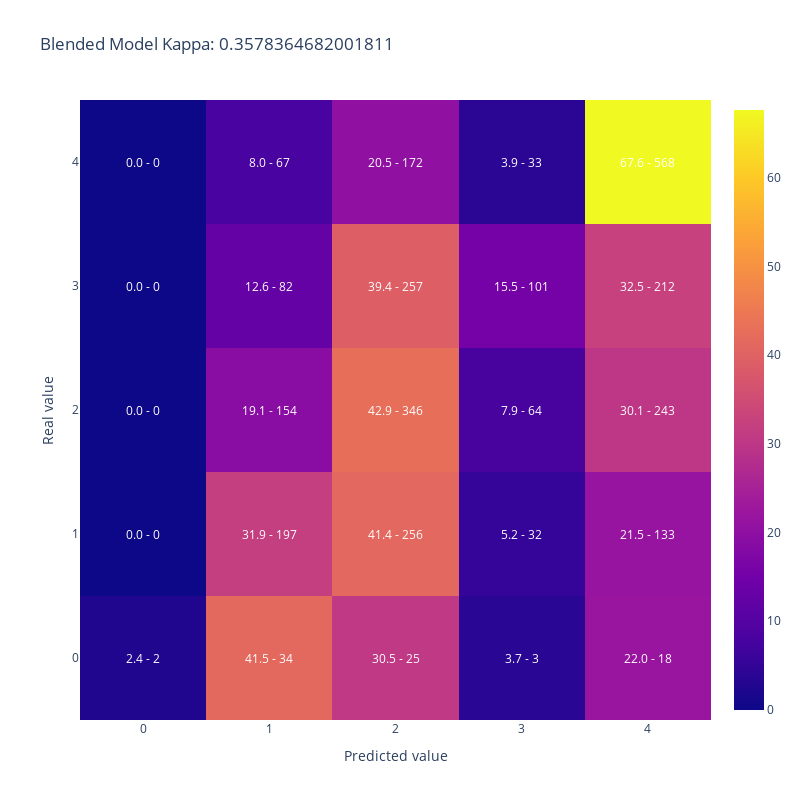

Notebook code for this chart:
### Code cell
plot_confusion_matrix(merged_datasets['AdoptionSpeed'],
                      merged_datasets['blended_pred'], 
                    title = 'Blended Model Kappa: ' + str(cohen_kappa_score(merged_datasets['AdoptionSpeed'],
                                                                    merged_datasets['blended_pred'], 
                                                                    weights='quadratic')))

### Figure 1 — Plotly figure (JSON) as saved in the notebook; plotly's stock layout.template omitted (floating-point values rounded to 4 significant figures)
{"data": [{"type": "heatmap", "x": [0, 1, 2, 3, 4], "y": [0, 1, 2, 3, 4], "z": [[2.439, 41.46, 30.49, 3.659, 21.95], [0.0, 31.88, 41.42, 5.178, 21.52], [0.0, 19.08, 42.87, 7.931, 30.11], [0.0, 12.58, 39.42, 15.49, 32.52], [0.0, 7.976, 20.48, 3.929, 67.62]]}], "layout": {"annotations": [{"font": {"color": "white"}, "showarrow": false, "text": "2.4 - 2", "x": 0, "xref": "x", "y": 0, "yref": "y"}, {"font": {"color": "white"}, "showarrow": false, "text": "41.5 - 34", "x": 1, "xref": "x", "y": 0, "yref": "y"}, {"font": {"color": "white"}, "showarrow": false, "text": "30.5 - 25", "x": 2, "xref": "x", "y": 0, "yref": "y"}, {"font": {"color": "white"}, "showarrow": false, "text": "3.7 - 3", "x": 3, "xref": "x", "y": 0, "yref": "y"}, {"font": {"color": "white"}, "showarrow": false, "text": "22.0 - 18", "x": 4, "xref": "x", "y": 0, "yref": "y"}, {"font": {"color": "white"}, "showarrow": false, "text": "0.0 - 0", "x": 0, "xref": "x", "y": 1, "yref": "y"}, {"font": {"color": "white"}, "showarrow": false, "text": "31.9 - 197", "x": 1, "xref": "x", "y": 1, "yref": "y"}, {"font": {"color": "white"}, "showarrow": false, "text": "41.4 - 256", "x": 2, "xref": "x", "y": 1, "yref": "y"}, {"font": {"color": "white"}, "showarrow": false, "text": "5.2 - 32", "x": 3, "xref": "x", "y": 1, "yref": "y"}, {"font": {"color": "white"}, "showarrow": false, "text": "21.5 - 133", "x": 4, "xref": "x", "y": 1, "yref": "y"}, {"font": {"color": "white"}, "showarrow": false, "text": "0.0 - 0", "x": 0, "xref": "x", "y": 2, "yref": "y"}, {"font": {"color": "white"}, "showarrow": false, "text": "19.1 - 154", "x": 1, "xref": "x", "y": 2, "yref": "y"}, {"font": {"color": "white"}, "showarrow": false, "text": "42.9 - 346", "x": 2, "xref": "x", "y": 2, "yref": "y"}, {"font": {"color": "white"}, "showarrow": false, "text": "7.9 - 64", "x": 3, "xref": "x", "y": 2, "yref": "y"}, {"font": {"color": "white"}, "showarrow": false, "text": "30.1 - 243", "x": 4, "xref": "x", "y": 2, "yref": "y"}, {"font": {"color": "white"}, "showarrow": false, "text": "0.0 - 0", "x": 0, "xref": "x", "y": 3, "yref": "y"}, {"font": {"color": "white"}, "showarrow": false, "text": "12.6 - 82", "x": 1, "xref": "x", "y": 3, "yref": "y"}, {"font": {"color": "white"}, "showarrow": false, "text": "39.4 - 257", "x": 2, "xref": "x", "y": 3, "yref": "y"}, {"font": {"color": "white"}, "showarrow": false, "text": "15.5 - 101", "x": 3, "xref": "x", "y": 3, "yref": "y"}, {"font": {"color": "white"}, "showarrow": false, "text": "32.5 - 212", "x": 4, "xref": "x", "y": 3, "yref": "y"}, {"font": {"color": "white"}, "showarrow": false, "text": "0.0 - 0", "x": 0, "xref": "x", "y": 4, "yref": "y"}, {"font": {"color": "white"}, "showarrow": false, "text": "8.0 - 67", "x": 1, "xref": "x", "y": 4, "yref": "y"}, {"font": {"color": "white"}, "showarrow": false, "text": "20.5 - 172", "x": 2, "xref": "x", "y": 4, "yref": "y"}, {"font": {"color": "white"}, "showarrow": false, "text": "3.9 - 33", "x": 3, "xref": "x", "y": 4, "yref": "y"}, {"font": {"color": "white"}, "showarrow": false, "text": "67.6 - 568", "x": 4, "xref": "x", "y": 4, "yref": "y"}], "height": 800, "title": {"text": "Blended Model Kappa: 0.3578364682001811"}, "width": 800, "xaxis": {"title": {"text": "Predicted value"}}, "yaxis": {"title": {"text": "Real value"}}}}
